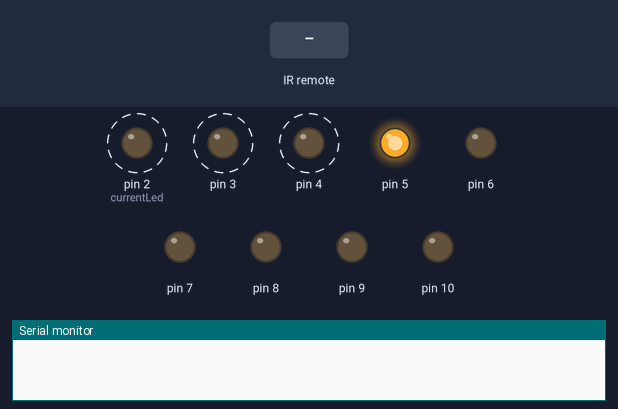
Simulated run of this sketch. Board: Arduino Uno, built with avr-gcc and run on an emulated ATmega328P. Parts: output pins drawn as LEDs (lit = HIGH), the last lines printed to the serial monitor. Dashed ring = blinking. Inputs (shaded band) come from the test bench.

Above: at 1.25 s.
1.3 s: infrared code 0xFFA25D received
At 1.7 s:
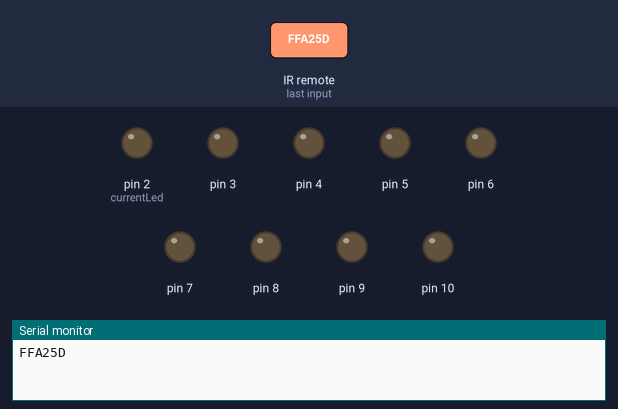
2.9 s: infrared code 0xFFA25D received
At 3.15 s:
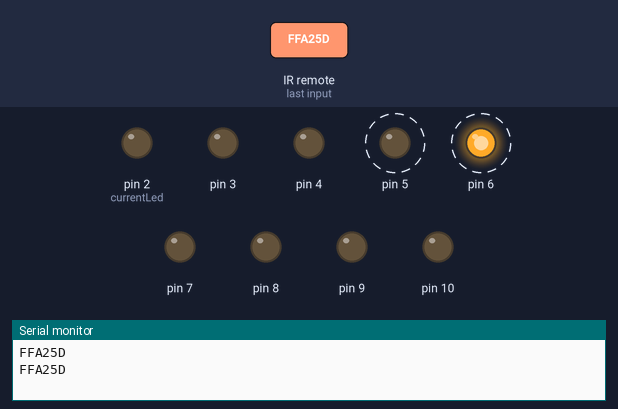
At 3.55 s:
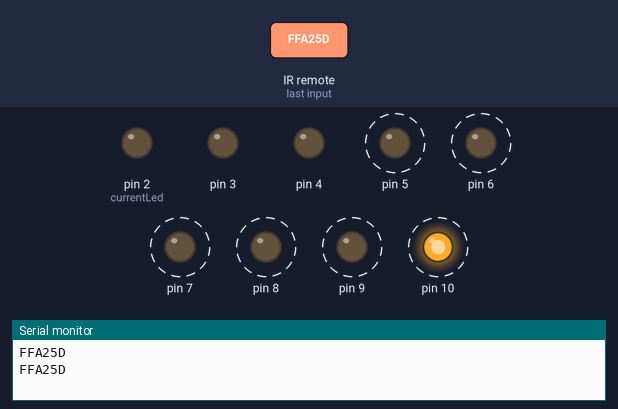
5.9 s: infrared code 0xFFA857 received
Timing chart, 0 to 14.9 s (numbered marks = the images above; inputs shaded):
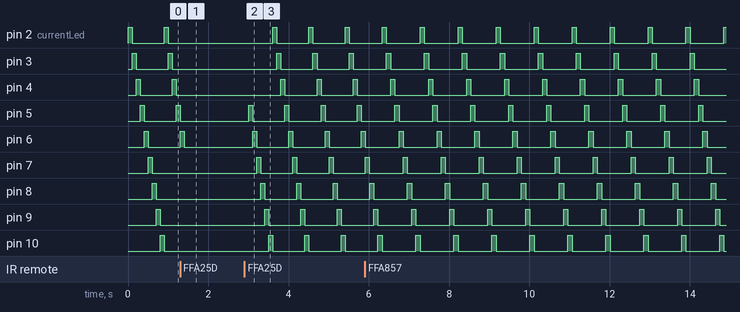

Measured:
- after the input at 1.3 s, pin 2 (currentLed), pin 7–10: stops changing and stays LOW; pin 3: stays LOW (without the input it goes to HIGH after 0.60 s); pin 4: stays LOW (without the input it goes to HIGH after 0.70 s); pin 5: goes on until 1.3 s, then stays LOW; pin 6: goes on until 1.4 s, then stays LOW
- after the input at 2.9 s, pin 2 (currentLed): alternates HIGH for 0.10 s and LOW for 0.80 s, starting after 0.71 s; pin 3: alternates HIGH for 0.10 s and LOW for 0.80 s, starting after 0.81 s
- by itself, pin 2 (currentLed), pin 3, pin 4: alternates HIGH for 0.10 s and LOW for 0.80 s

The sketch:

RemoteLeds.ino
```cpp
// These constants won't change.  They're used to give names
// to the pins used:

#include <IRremote.h>

int DELAY = 100;
int VARATION = 0;
int DIRECTION = 1;
int MODE = 1;
boolean TurnedOn = true;
int RECV_PIN = 11;

IRrecv irrecv(RECV_PIN);

decode_results results;

void setup() {
  // initialize serial communications at 9600 bps:
  Serial.begin(9600);
  irrecv.enableIRIn(); // Start the receiver
}

int minAudio = 1024;
int maxAudio = 0;
int minCount = 0;
int outCount = 0;
int outCount2 = 0;
int currentLed = 2;
int currentModeIndex = 0;

void loop() {
  // read the analog in value:

  renderCurrentLed();

  moveNextStep();

  readRemoteControl();

  delay(DELAY);
}

void renderCurrentLed()
{
  for(int i = 2; i <= 10;i++)
  {
    pinMode(i, OUTPUT);
    digitalWrite(i, LOW);
  }

  if (TurnedOn)
    digitalWrite(currentLed, HIGH);
}

int mode1[] = {1, 2, 3, 4, 5, 6, 7, 8, 9};
int mode2[] = {1, 2, 3, 4, 5, 6, 7, 8, 9, 8, 7, 6, 5, 4, 3, 2, 1};
int mode3[] = {1, 9, 2, 8, 3, 7, 4, 6, 5, 6, 4, 7, 3, 8, 2, 9};
int mode4[] = {1, 3, 2, 4, 3, 5, 4, 6, 5, 7, 6, 8, 7, 9, 8, 1, 9, 2};
int mode5[] = {1, 9, 2, 8, 3, 7, 4, 6, 5, 4, 3, 2, 1, 2, 3, 4, 5, 6, 7, 8, 9, 8, 7, 6, 4, 7, 3, 8, 2, 9};
int mode6[] = {1, 2, 3, 2, 3, 4, 3, 4, 5, 4, 5, 6, 5, 6, 7, 6, 7, 8, 7, 8, 9, 8, 9, 1, 9};


void moveNextStep()
{
  int modeSize = 1;

  switch(MODE)
  {
    case 1:
        modeSize = sizeof(mode1)/sizeof(int); break;
    case 2:
        modeSize = sizeof(mode2)/sizeof(int); break;
    case 3:
        modeSize = sizeof(mode3)/sizeof(int); break;
    case 4:
        modeSize = sizeof(mode4)/sizeof(int); break;
    case 5:
        modeSize = sizeof(mode5)/sizeof(int); break;
    case 6:
        modeSize = sizeof(mode6)/sizeof(int); break;
  }

  currentModeIndex += DIRECTION;

  if (currentModeIndex >= modeSize)
      currentModeIndex = 0;
  if (currentModeIndex < 0)
     currentModeIndex = 8;

  switch(MODE)
  {
    case 1:
        currentLed = mode1[currentModeIndex]; break;
    case 2:
        currentLed = mode2[currentModeIndex]; break;
    case 3:
        currentLed = mode3[currentModeIndex]; break;
    case 4:
        currentLed = mode4[currentModeIndex]; break;
    case 5:
        currentLed = mode5[currentModeIndex]; break;
    case 6:
        currentLed = mode6[currentModeIndex]; break;
  }
  currentLed += 1;
}

void readRemoteControl()
{
  if (irrecv.decode(&results)) {
    int res = results.value;

    Serial.println(results.value, HEX);

    if (results.value == 0xFFA857 && DELAY < 2000)
        VARATION = 5;
    else if (results.value == 0xFF906F && DELAY > 8)
        VARATION = -5;
    else if (results.value == 0xFFFFFFFF && DELAY > 8 && DELAY < 2000)
        VARATION = VARATION;
    else
    {
        VARATION = 0;
        if (results.value == 0xFF02FD)
            DIRECTION = 1;
        else if (results.value == 0xFFC23D)
            DIRECTION = -1;
        else if (results.value == 0xFFA25D)
            TurnedOn = !TurnedOn;
        else if (results.value == 0xFF629D)
            MODE = 1 + (MODE) % 6;

    }

    DELAY += VARATION;
//    Serial.println(results.value);
    irrecv.resume(); // Receive the next value

  }
}
```
